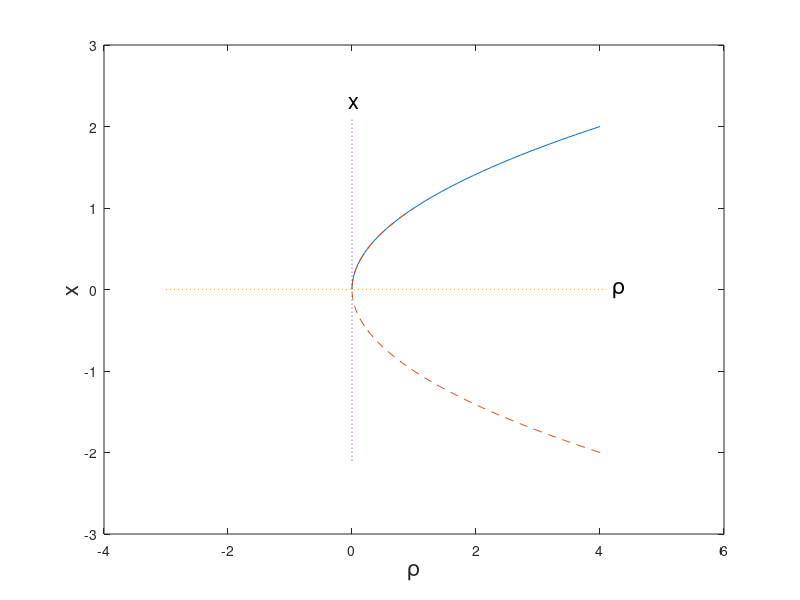

Here is the MATLAB script that generated this plot:
hold off
x = 0:.05:2;
rho = x.*x;
plot(rho,x)
hold
x1=-2:.05:1;
rho1 = x1.*x1;
plot(rho1,x1,'--')
plot([-3,4.1],[0,0],':') 
plot([0,0],[-2.1,2.1],':')
xlabel('\rho','FontSize',16)
ylabel('x','FontSize',16)
text(4.2,0,'\rho','FontSize',16)
text(-0.05,2.3,'x','FontSize',16')
print -deps2 sbifBIF.eps

